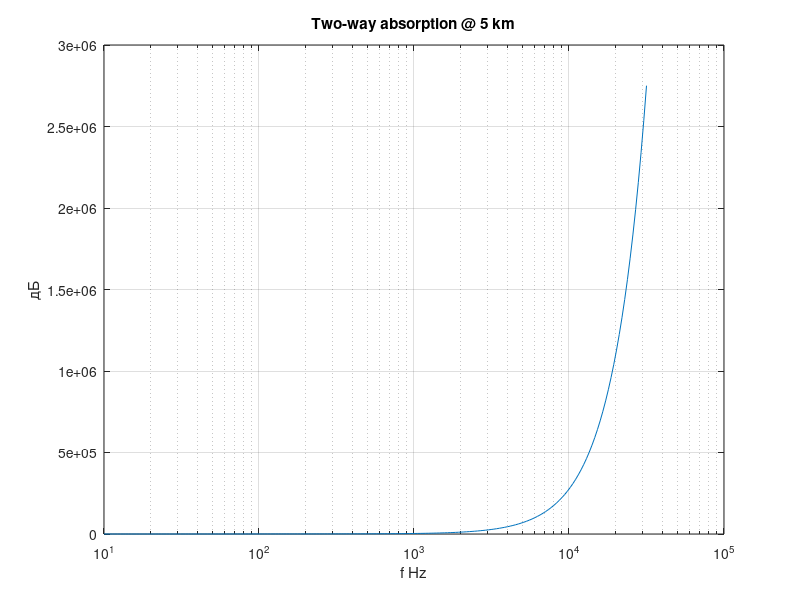

Write the MATLAB code that produced this figure.
% Оптимальная частота
% Максимум SNR на дистанции

Rk = 5;
f = logspace(1, 4.5, 200);
a = 0.11*f.^2./(1+f.^2) + 44*f.^2./(4100+f.^2) + 2.75e-4*f.^2;
twoWay = 2*a*Rk;
figure;
semilogx(f, twoWay);
title('Two-way absorption @ 5 km'); xlabel('f Hz'); ylabel('дБ'); grid on;

%{
@play
{
 "title": "Optimal frequency",
 "groups": [
  {
   "name": "Task",
   "controls": [
    {
     "var": "Rk",
     "label": "Range km",
     "min": 1,
     "max": 20,
     "step": 1,
     "default": 5
    }
   ]
  }
 ]
}
%}
